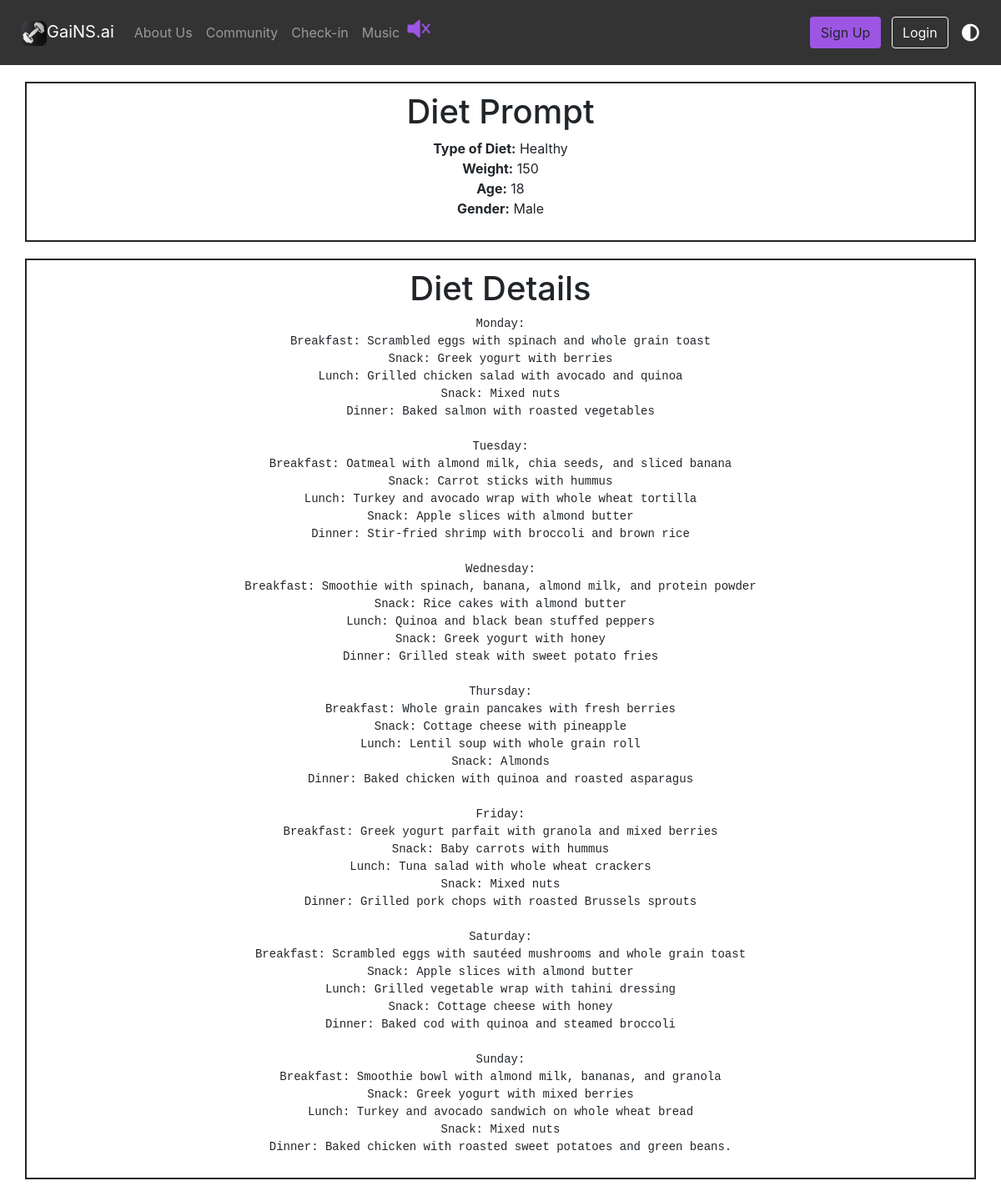
/account/diet_detail/38/, run on the app's committed database.
### account/models.py (models this page shows, shortened)
class DietPrompt(models.Model):
    user = models.ForeignKey(User, on_delete=models.CASCADE, null=True, blank=True)
    sentence = models.TextField()
    age = models.IntegerField(blank=True, null=True)
    gender = models.CharField(max_length=20)
    weight = models.IntegerField(blank=True, null=True)
    weightgoal = models.IntegerField(blank=True, null=True)
    weightcontrol = models.CharField(max_length=50, blank=True, null=True)
    foodAllergies = models.CharField(max_length=50)
    typeofdiet = models.CharField(max_length=50)

class DietOutput(models.Model):
    diet_prompt = models.ForeignKey(DietPrompt, on_delete=models.CASCADE, null=True, blank=True)
    diet_output = models.TextField()

### account/views.py (the view)
# urls.py: path('diet_detail/<int:pk>/', views.diet_detail, name='diet_detail'),
def diet_detail(request, pk):
    diet_prompt = get_object_or_404(DietPrompt, pk=pk)
    diet_output = DietOutput.objects.filter(diet_prompt=diet_prompt).first()
    if diet_output:
        diet_output_string = diet_output.diet_output
        return render(request, 'diet_detail.html', {'diet_prompt': diet_prompt, 'diet_output': diet_output_string})
    else:
        return render(request, 'diet_detail.html', {'diet_prompt': diet_prompt, 'diet_output': None})

### account/templates/diet_detail.html (shortened to what this page needs)
{%extends 'base.html'%}
{% load static %}
{% block content %}
    <div class="container" style="border: 2px solid;padding: 10px;margin-bottom: 20px;margin-top: 20px;text-align:center;">
        <h1>Diet Prompt</h1>
        <ul style="list-style-type: none; padding: 0;">
            <li><strong>Type of Diet:</strong> {{ diet_prompt.typeofdiet }}</li>
            <li><strong>Weight:</strong> {{ diet_prompt.weight }}</li>
            <li><strong>Age:</strong> {{ diet_prompt.age }}</li>
            <li><strong>Gender:</strong> {{ diet_prompt.gender }}</li>
        </ul>
    </div>
    {% if diet_output %}
    <div class="container" style="border: 2px solid;padding: 10px;margin-bottom: 20px;text-align:center;">
        <h1>Diet Details</h1>
        <pre style="background-color: inherit; color: inherit; border: none; white-space: pre-wrap;">{{ diet_output }}</pre>
    </div>
    {% endif %}
{%endblock%}

### data on the page
DietPrompt: typeofdiet "Healthy", weight "150", age "18", gender "Male"
DietOutput: diet_output "Monday: Breakfast: Scrambled eggs with spinach and whole grain toast Snack: Greek yogurt with berries Lunch: Grilled chicken salad with avocado and quinoa Snack: Mixed nuts Dinner: Baked salmon with roasted vegetables Tuesday: Breakfast: Oatmeal with almond milk, chia seeds, and sliced banana Snack: Carrot sticks with hummus Lunch: Turkey and avocado wrap with whole wheat tortilla Snack: Apple slices with almond butter Dinner: Stir-fried shrimp with broccoli and brown rice Wednesday: Breakfast: Smoothie with spinach, banana, almond milk, and protein powder Snack: Rice cakes with almond butter Lunch: Quinoa and black bean stuffed peppers Snack: Greek yogurt with honey Dinner: Grilled steak…"
